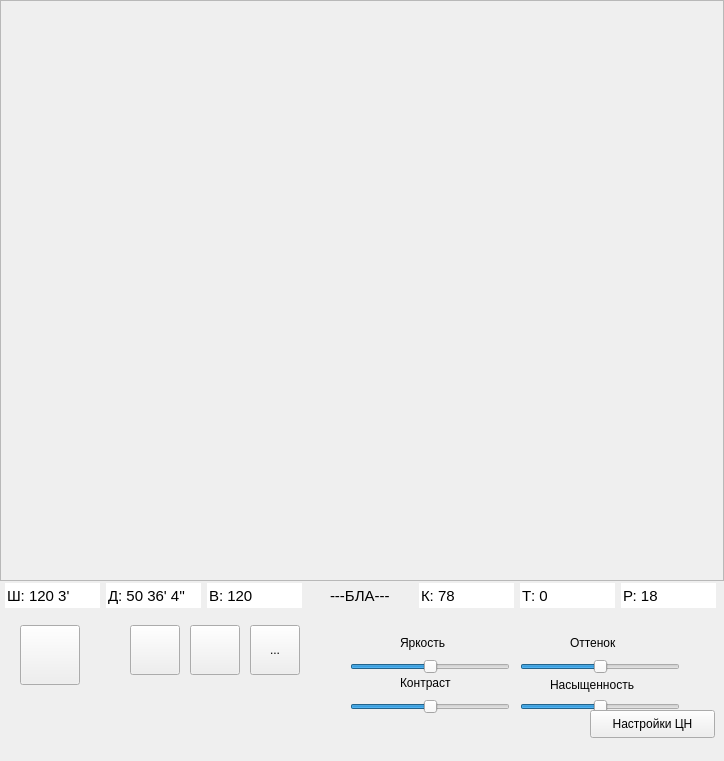
<?xml version="1.0" encoding="UTF-8"?>
<ui version="4.0">
 <class>StreamPlayer</class>
 <widget class="QWidget" name="StreamPlayer">
  <property name="geometry">
   <rect>
    <x>0</x>
    <y>0</y>
    <width>724</width>
    <height>761</height>
   </rect>
  </property>
  <property name="windowTitle">
   <string>Form</string>
  </property>
  <widget class="QFrame" name="video">
   <property name="geometry">
    <rect>
     <x>0</x>
     <y>0</y>
     <width>724</width>
     <height>581</height>
    </rect>
   </property>
   <property name="frameShape">
    <enum>QFrame::StyledPanel</enum>
   </property>
   <property name="frameShadow">
    <enum>QFrame::Raised</enum>
   </property>
   <widget class="QWidget" name="videowidget" native="true">
    <property name="geometry">
     <rect>
      <x>2</x>
      <y>2</y>
      <width>720</width>
      <height>576</height>
     </rect>
    </property>
    <zorder>advComWidget</zorder>
   </widget>
  </widget>
  <widget class="QPushButton" name="recBtn">
   <property name="geometry">
    <rect>
     <x>190</x>
     <y>625</y>
     <width>50</width>
     <height>50</height>
    </rect>
   </property>
   <property name="text">
    <string/>
   </property>
   <property name="icon">
    <iconset>
     <normaloff>../../Загрузки/player_pause.png</normaloff>../../Загрузки/player_pause.png</iconset>
   </property>
   <property name="iconSize">
    <size>
     <width>40</width>
     <height>40</height>
    </size>
   </property>
  </widget>
  <widget class="QPushButton" name="snapBtn">
   <property name="geometry">
    <rect>
     <x>20</x>
     <y>625</y>
     <width>60</width>
     <height>60</height>
    </rect>
   </property>
   <property name="text">
    <string/>
   </property>
   <property name="icon">
    <iconset>
     <normaloff>../../Загрузки/videosnapshot_128x128_alpha.png</normaloff>../../Загрузки/videosnapshot_128x128_alpha.png</iconset>
   </property>
   <property name="iconSize">
    <size>
     <width>60</width>
     <height>60</height>
    </size>
   </property>
  </widget>
  <widget class="QToolButton" name="setBtn">
   <property name="geometry">
    <rect>
     <x>250</x>
     <y>625</y>
     <width>50</width>
     <height>50</height>
    </rect>
   </property>
   <property name="text">
    <string>...</string>
   </property>
   <property name="icon">
    <iconset>
     <normaloff>../../Загрузки/Color-Settings-icon.png</normaloff>../../Загрузки/Color-Settings-icon.png</iconset>
   </property>
   <property name="iconSize">
    <size>
     <width>40</width>
     <height>40</height>
    </size>
   </property>
   <property name="checkable">
    <bool>true</bool>
   </property>
  </widget>
  <widget class="QPushButton" name="playBtn">
   <property name="geometry">
    <rect>
     <x>130</x>
     <y>625</y>
     <width>50</width>
     <height>50</height>
    </rect>
   </property>
   <property name="text">
    <string/>
   </property>
   <property name="icon">
    <iconset>
     <normaloff>../../Загрузки/player_play.png</normaloff>../../Загрузки/player_play.png</iconset>
   </property>
   <property name="iconSize">
    <size>
     <width>40</width>
     <height>40</height>
    </size>
   </property>
  </widget>
  <widget class="QWidget" name="widget" native="true">
   <property name="geometry">
    <rect>
     <x>350</x>
     <y>590</y>
     <width>391</width>
     <height>141</height>
    </rect>
   </property>
   <zorder>widget_3</zorder>
  </widget>
  <widget class="QWidget" name="widget_2" native="true">
   <property name="geometry">
    <rect>
     <x>350</x>
     <y>620</y>
     <width>361</width>
     <height>101</height>
    </rect>
   </property>
   <widget class="QSlider" name="contrast">
    <property name="geometry">
     <rect>
      <x>0</x>
      <y>75</y>
      <width>160</width>
      <height>23</height>
     </rect>
    </property>
    <property name="maximum">
     <number>100</number>
    </property>
    <property name="value">
     <number>50</number>
    </property>
    <property name="orientation">
     <enum>Qt::Horizontal</enum>
    </property>
   </widget>
   <widget class="QSlider" name="hue">
    <property name="geometry">
     <rect>
      <x>170</x>
      <y>35</y>
      <width>160</width>
      <height>23</height>
     </rect>
    </property>
    <property name="maximum">
     <number>100</number>
    </property>
    <property name="value">
     <number>50</number>
    </property>
    <property name="orientation">
     <enum>Qt::Horizontal</enum>
    </property>
   </widget>
   <widget class="QLabel" name="label_4">
    <property name="geometry">
     <rect>
      <x>200</x>
      <y>55</y>
      <width>91</width>
      <height>20</height>
     </rect>
    </property>
    <property name="text">
     <string>Насыщенность</string>
    </property>
   </widget>
   <widget class="QLabel" name="label">
    <property name="geometry">
     <rect>
      <x>50</x>
      <y>15</y>
      <width>55</width>
      <height>15</height>
     </rect>
    </property>
    <property name="text">
     <string>Яркость</string>
    </property>
   </widget>
   <widget class="QSlider" name="sat">
    <property name="geometry">
     <rect>
      <x>170</x>
      <y>75</y>
      <width>160</width>
      <height>23</height>
     </rect>
    </property>
    <property name="maximum">
     <number>100</number>
    </property>
    <property name="value">
     <number>50</number>
    </property>
    <property name="orientation">
     <enum>Qt::Horizontal</enum>
    </property>
   </widget>
   <widget class="QLabel" name="label_3">
    <property name="geometry">
     <rect>
      <x>220</x>
      <y>15</y>
      <width>55</width>
      <height>15</height>
     </rect>
    </property>
    <property name="text">
     <string>Оттенок</string>
    </property>
   </widget>
   <widget class="QLabel" name="label_2">
    <property name="geometry">
     <rect>
      <x>50</x>
      <y>55</y>
      <width>55</width>
      <height>15</height>
     </rect>
    </property>
    <property name="text">
     <string>Контраст</string>
    </property>
   </widget>
   <widget class="QSlider" name="bright">
    <property name="geometry">
     <rect>
      <x>0</x>
      <y>35</y>
      <width>160</width>
      <height>23</height>
     </rect>
    </property>
    <property name="maximum">
     <number>100</number>
    </property>
    <property name="value">
     <number>50</number>
    </property>
    <property name="orientation">
     <enum>Qt::Horizontal</enum>
    </property>
   </widget>
  </widget>
  <widget class="QLabel" name="vLv">
   <property name="geometry">
    <rect>
     <x>-140</x>
     <y>280</y>
     <width>67</width>
     <height>17</height>
    </rect>
   </property>
   <property name="text">
    <string>TextLabel</string>
   </property>
  </widget>
  <widget class="QLabel" name="vLh">
   <property name="geometry">
    <rect>
     <x>-140</x>
     <y>300</y>
     <width>67</width>
     <height>17</height>
    </rect>
   </property>
   <property name="text">
    <string>TextLabel</string>
   </property>
  </widget>
  <widget class="QToolButton" name="setmodeadv">
   <property name="geometry">
    <rect>
     <x>590</x>
     <y>710</y>
     <width>125</width>
     <height>28</height>
    </rect>
   </property>
   <property name="text">
    <string>Настройки ЦН</string>
   </property>
   <property name="checkable">
    <bool>true</bool>
   </property>
   <property name="popupMode">
    <enum>QToolButton::DelayedPopup</enum>
   </property>
   <property name="toolButtonStyle">
    <enum>Qt::ToolButtonTextOnly</enum>
   </property>
  </widget>
  <widget class="QWidget" name="widget_3" native="true">
   <property name="geometry">
    <rect>
     <x>5</x>
     <y>580</y>
     <width>716</width>
     <height>30</height>
    </rect>
   </property>
   <property name="palette">
    <palette>
     <active>
      <colorrole role="WindowText">
       <brush brushstyle="SolidPattern">
        <color alpha="255">
         <red>0</red>
         <green>0</green>
         <blue>0</blue>
        </color>
       </brush>
      </colorrole>
      <colorrole role="Button">
       <brush brushstyle="SolidPattern">
        <color alpha="255">
         <red>255</red>
         <green>255</green>
         <blue>255</blue>
        </color>
       </brush>
      </colorrole>
      <colorrole role="Light">
       <brush brushstyle="SolidPattern">
        <color alpha="255">
         <red>255</red>
         <green>255</green>
         <blue>255</blue>
        </color>
       </brush>
      </colorrole>
      <colorrole role="Midlight">
       <brush brushstyle="SolidPattern">
        <color alpha="255">
         <red>255</red>
         <green>255</green>
         <blue>255</blue>
        </color>
       </brush>
      </colorrole>
      <colorrole role="Dark">
       <brush brushstyle="SolidPattern">
        <color alpha="255">
         <red>127</red>
         <green>127</green>
         <blue>127</blue>
        </color>
       </brush>
      </colorrole>
      <colorrole role="Mid">
       <brush brushstyle="SolidPattern">
        <color alpha="255">
         <red>170</red>
         <green>170</green>
         <blue>170</blue>
        </color>
       </brush>
      </colorrole>
      <colorrole role="Text">
       <brush brushstyle="SolidPattern">
        <color alpha="255">
         <red>0</red>
         <green>0</green>
         <blue>0</blue>
        </color>
       </brush>
      </colorrole>
      <colorrole role="BrightText">
       <brush brushstyle="SolidPattern">
        <color alpha="255">
         <red>255</red>
         <green>255</green>
         <blue>255</blue>
        </color>
       </brush>
      </colorrole>
      <colorrole role="ButtonText">
       <brush brushstyle="SolidPattern">
        <color alpha="255">
         <red>0</red>
         <green>0</green>
         <blue>0</blue>
        </color>
       </brush>
      </colorrole>
      <colorrole role="Base">
       <brush brushstyle="SolidPattern">
        <color alpha="255">
         <red>255</red>
         <green>255</green>
         <blue>255</blue>
        </color>
       </brush>
      </colorrole>
      <colorrole role="Window">
       <brush brushstyle="SolidPattern">
        <color alpha="255">
         <red>255</red>
         <green>255</green>
         <blue>255</blue>
        </color>
       </brush>
      </colorrole>
      <colorrole role="Shadow">
       <brush brushstyle="SolidPattern">
        <color alpha="255">
         <red>0</red>
         <green>0</green>
         <blue>0</blue>
        </color>
       </brush>
      </colorrole>
      <colorrole role="AlternateBase">
       <brush brushstyle="SolidPattern">
        <color alpha="255">
         <red>255</red>
         <green>255</green>
         <blue>255</blue>
        </color>
       </brush>
      </colorrole>
      <colorrole role="ToolTipBase">
       <brush brushstyle="SolidPattern">
        <color alpha="255">
         <red>255</red>
         <green>255</green>
         <blue>220</blue>
        </color>
       </brush>
      </colorrole>
      <colorrole role="ToolTipText">
       <brush brushstyle="SolidPattern">
        <color alpha="255">
         <red>0</red>
         <green>0</green>
         <blue>0</blue>
        </color>
       </brush>
      </colorrole>
     </active>
     <inactive>
      <colorrole role="WindowText">
       <brush brushstyle="SolidPattern">
        <color alpha="255">
         <red>0</red>
         <green>0</green>
         <blue>0</blue>
        </color>
       </brush>
      </colorrole>
      <colorrole role="Button">
       <brush brushstyle="SolidPattern">
        <color alpha="255">
         <red>255</red>
         <green>255</green>
         <blue>255</blue>
        </color>
       </brush>
      </colorrole>
      <colorrole role="Light">
       <brush brushstyle="SolidPattern">
        <color alpha="255">
         <red>255</red>
         <green>255</green>
         <blue>255</blue>
        </color>
       </brush>
      </colorrole>
      <colorrole role="Midlight">
       <brush brushstyle="SolidPattern">
        <color alpha="255">
         <red>255</red>
         <green>255</green>
         <blue>255</blue>
        </color>
       </brush>
      </colorrole>
      <colorrole role="Dark">
       <brush brushstyle="SolidPattern">
        <color alpha="255">
         <red>127</red>
         <green>127</green>
         <blue>127</blue>
        </color>
       </brush>
      </colorrole>
      <colorrole role="Mid">
       <brush brushstyle="SolidPattern">
        <color alpha="255">
         <red>170</red>
         <green>170</green>
         <blue>170</blue>
        </color>
       </brush>
      </colorrole>
      <colorrole role="Text">
       <brush brushstyle="SolidPattern">
        <color alpha="255">
         <red>0</red>
         <green>0</green>
         <blue>0</blue>
        </color>
       </brush>
      </colorrole>
      <colorrole role="BrightText">
       <brush brushstyle="SolidPattern">
        <color alpha="255">
         <red>255</red>
         <green>255</green>
         <blue>255</blue>
        </color>
       </brush>
      </colorrole>
      <colorrole role="ButtonText">
       <brush brushstyle="SolidPattern">
        <color alpha="255">
         <red>0</red>
         <green>0</green>
         <blue>0</blue>
        </color>
       </brush>
      </colorrole>
      <colorrole role="Base">
       <brush brushstyle="SolidPattern">
        <color alpha="255">
         <red>255</red>
         <green>255</green>
         <blue>255</blue>
        </color>
       </brush>
      </colorrole>
      <colorrole role="Window">
       <brush brushstyle="SolidPattern">
        <color alpha="255">
         <red>255</red>
         <green>255</green>
         <blue>255</blue>
        </color>
       </brush>
      </colorrole>
      <colorrole role="Shadow">
       <brush brushstyle="SolidPattern">
        <color alpha="255">
         <red>0</red>
         <green>0</green>
         <blue>0</blue>
        </color>
       </brush>
      </colorrole>
      <colorrole role="AlternateBase">
       <brush brushstyle="SolidPattern">
        <color alpha="255">
         <red>255</red>
         <green>255</green>
         <blue>255</blue>
        </color>
       </brush>
      </colorrole>
      <colorrole role="ToolTipBase">
       <brush brushstyle="SolidPattern">
        <color alpha="255">
         <red>255</red>
         <green>255</green>
         <blue>220</blue>
        </color>
       </brush>
      </colorrole>
      <colorrole role="ToolTipText">
       <brush brushstyle="SolidPattern">
        <color alpha="255">
         <red>0</red>
         <green>0</green>
         <blue>0</blue>
        </color>
       </brush>
      </colorrole>
     </inactive>
     <disabled>
      <colorrole role="WindowText">
       <brush brushstyle="SolidPattern">
        <color alpha="255">
         <red>127</red>
         <green>127</green>
         <blue>127</blue>
        </color>
       </brush>
      </colorrole>
      <colorrole role="Button">
       <brush brushstyle="SolidPattern">
        <color alpha="255">
         <red>255</red>
         <green>255</green>
         <blue>255</blue>
        </color>
       </brush>
      </colorrole>
      <colorrole role="Light">
       <brush brushstyle="SolidPattern">
        <color alpha="255">
         <red>255</red>
         <green>255</green>
         <blue>255</blue>
        </color>
       </brush>
      </colorrole>
      <colorrole role="Midlight">
       <brush brushstyle="SolidPattern">
        <color alpha="255">
         <red>255</red>
         <green>255</green>
         <blue>255</blue>
        </color>
       </brush>
      </colorrole>
      <colorrole role="Dark">
       <brush brushstyle="SolidPattern">
        <color alpha="255">
         <red>127</red>
         <green>127</green>
         <blue>127</blue>
        </color>
       </brush>
      </colorrole>
      <colorrole role="Mid">
       <brush brushstyle="SolidPattern">
        <color alpha="255">
         <red>170</red>
         <green>170</green>
         <blue>170</blue>
        </color>
       </brush>
      </colorrole>
      <colorrole role="Text">
       <brush brushstyle="SolidPattern">
        <color alpha="255">
         <red>127</red>
         <green>127</green>
         <blue>127</blue>
        </color>
       </brush>
      </colorrole>
      <colorrole role="BrightText">
       <brush brushstyle="SolidPattern">
        <color alpha="255">
         <red>255</red>
         <green>255</green>
         <blue>255</blue>
        </color>
       </brush>
      </colorrole>
      <colorrole role="ButtonText">
       <brush brushstyle="SolidPattern">
        <color alpha="255">
         <red>127</red>
         <green>127</green>
         <blue>127</blue>
        </color>
       </brush>
      </colorrole>
      <colorrole role="Base">
       <brush brushstyle="SolidPattern">
        <color alpha="255">
         <red>255</red>
         <green>255</green>
         <blue>255</blue>
        </color>
       </brush>
      </colorrole>
      <colorrole role="Window">
       <brush brushstyle="SolidPattern">
        <color alpha="255">
         <red>255</red>
         <green>255</green>
         <blue>255</blue>
        </color>
       </brush>
      </colorrole>
      <colorrole role="Shadow">
       <brush brushstyle="SolidPattern">
        <color alpha="255">
         <red>0</red>
         <green>0</green>
         <blue>0</blue>
        </color>
       </brush>
      </colorrole>
      <colorrole role="AlternateBase">
       <brush brushstyle="SolidPattern">
        <color alpha="255">
         <red>255</red>
         <green>255</green>
         <blue>255</blue>
        </color>
       </brush>
      </colorrole>
      <colorrole role="ToolTipBase">
       <brush brushstyle="SolidPattern">
        <color alpha="255">
         <red>255</red>
         <green>255</green>
         <blue>220</blue>
        </color>
       </brush>
      </colorrole>
      <colorrole role="ToolTipText">
       <brush brushstyle="SolidPattern">
        <color alpha="255">
         <red>0</red>
         <green>0</green>
         <blue>0</blue>
        </color>
       </brush>
      </colorrole>
     </disabled>
    </palette>
   </property>
   <widget class="QWidget" name="horizontalLayoutWidget">
    <property name="geometry">
     <rect>
      <x>0</x>
      <y>0</y>
      <width>711</width>
      <height>32</height>
     </rect>
    </property>
    <layout class="QHBoxLayout" name="horizontalLayout">
     <item>
      <widget class="QLineEdit" name="h">
       <property name="enabled">
        <bool>true</bool>
       </property>
       <property name="minimumSize">
        <size>
         <width>95</width>
         <height>25</height>
        </size>
       </property>
       <property name="maximumSize">
        <size>
         <width>90</width>
         <height>25</height>
        </size>
       </property>
       <property name="font">
        <font>
         <pointsize>11</pointsize>
        </font>
       </property>
       <property name="text">
        <string>Ш: 120 3'</string>
       </property>
       <property name="frame">
        <bool>false</bool>
       </property>
       <property name="readOnly">
        <bool>true</bool>
       </property>
      </widget>
     </item>
     <item>
      <widget class="QLineEdit" name="dolg">
       <property name="enabled">
        <bool>true</bool>
       </property>
       <property name="minimumSize">
        <size>
         <width>95</width>
         <height>25</height>
        </size>
       </property>
       <property name="maximumSize">
        <size>
         <width>90</width>
         <height>25</height>
        </size>
       </property>
       <property name="font">
        <font>
         <pointsize>11</pointsize>
        </font>
       </property>
       <property name="text">
        <string>Д: 50 36' 4''</string>
       </property>
       <property name="frame">
        <bool>false</bool>
       </property>
       <property name="readOnly">
        <bool>true</bool>
       </property>
      </widget>
     </item>
     <item>
      <widget class="QLineEdit" name="sh">
       <property name="enabled">
        <bool>true</bool>
       </property>
       <property name="minimumSize">
        <size>
         <width>95</width>
         <height>25</height>
        </size>
       </property>
       <property name="maximumSize">
        <size>
         <width>90</width>
         <height>25</height>
        </size>
       </property>
       <property name="font">
        <font>
         <pointsize>11</pointsize>
        </font>
       </property>
       <property name="text">
        <string>В: 120</string>
       </property>
       <property name="frame">
        <bool>false</bool>
       </property>
       <property name="readOnly">
        <bool>true</bool>
       </property>
      </widget>
     </item>
     <item>
      <spacer name="horizontalSpacer_2">
       <property name="orientation">
        <enum>Qt::Horizontal</enum>
       </property>
       <property name="sizeHint" stdset="0">
        <size>
         <width>40</width>
         <height>20</height>
        </size>
       </property>
      </spacer>
     </item>
     <item>
      <widget class="QLabel" name="label_13">
       <property name="font">
        <font>
         <pointsize>11</pointsize>
        </font>
       </property>
       <property name="text">
        <string>---БЛА---</string>
       </property>
      </widget>
     </item>
     <item>
      <spacer name="horizontalSpacer">
       <property name="orientation">
        <enum>Qt::Horizontal</enum>
       </property>
       <property name="sizeHint" stdset="0">
        <size>
         <width>40</width>
         <height>20</height>
        </size>
       </property>
      </spacer>
     </item>
     <item>
      <widget class="QLineEdit" name="yawL">
       <property name="enabled">
        <bool>true</bool>
       </property>
       <property name="minimumSize">
        <size>
         <width>95</width>
         <height>25</height>
        </size>
       </property>
       <property name="maximumSize">
        <size>
         <width>90</width>
         <height>25</height>
        </size>
       </property>
       <property name="font">
        <font>
         <pointsize>11</pointsize>
        </font>
       </property>
       <property name="text">
        <string>К: 78</string>
       </property>
       <property name="frame">
        <bool>false</bool>
       </property>
       <property name="readOnly">
        <bool>true</bool>
       </property>
      </widget>
     </item>
     <item>
      <widget class="QLineEdit" name="pitchL">
       <property name="enabled">
        <bool>true</bool>
       </property>
       <property name="minimumSize">
        <size>
         <width>95</width>
         <height>25</height>
        </size>
       </property>
       <property name="maximumSize">
        <size>
         <width>90</width>
         <height>25</height>
        </size>
       </property>
       <property name="font">
        <font>
         <pointsize>11</pointsize>
        </font>
       </property>
       <property name="text">
        <string>Т: 0</string>
       </property>
       <property name="frame">
        <bool>false</bool>
       </property>
       <property name="readOnly">
        <bool>true</bool>
       </property>
      </widget>
     </item>
     <item>
      <widget class="QLineEdit" name="rollL">
       <property name="enabled">
        <bool>true</bool>
       </property>
       <property name="minimumSize">
        <size>
         <width>95</width>
         <height>25</height>
        </size>
       </property>
       <property name="maximumSize">
        <size>
         <width>90</width>
         <height>25</height>
        </size>
       </property>
       <property name="font">
        <font>
         <pointsize>11</pointsize>
        </font>
       </property>
       <property name="text">
        <string>Р: 18</string>
       </property>
       <property name="frame">
        <bool>false</bool>
       </property>
       <property name="readOnly">
        <bool>true</bool>
       </property>
      </widget>
     </item>
    </layout>
   </widget>
  </widget>
  <widget class="QWidget" name="advComWidget" native="true">
   <property name="geometry">
    <rect>
     <x>9</x>
     <y>610</y>
     <width>710</width>
     <height>131</height>
    </rect>
   </property>
  </widget>
 </widget>
 <resources/>
 <connections/>
</ui>
